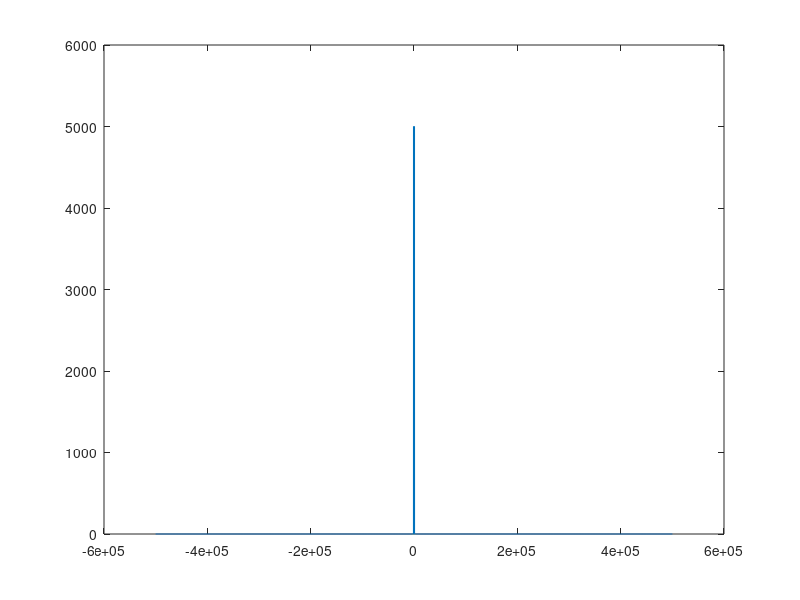

MATLAB code for this plot:
clear all; %Clear all variable in memory
Trep=1e-6; %Define the time interval that will make singals look continuous
t1=0:Trep:.01; %Define a vector representing time
f_tone1=1000; %frequency for tone 1
xt=cos(2*pi*f_tone1*t1); %will show xt for 0 to .01 continuous

signal1_sp=fft(xt); %fast fourier transform
signal1_sp_sf=fftshift(signal1_sp)
%Comments for comprehension: fft will calculate the FT with the
%frequencies bein in the range of -1/2 trep to 1.2 trep 
%fft treats trep as the sampling period 
%to obtain a vector of frequencies we can use to plot the spectrum use the following command
f_axis=linspace(-1/Trep/2,1/Trep/2,length(signal1_sp)); %this will be the x axis
%next plot the signal using plot
plot(f_axis,abs(signal1_sp_sf));

